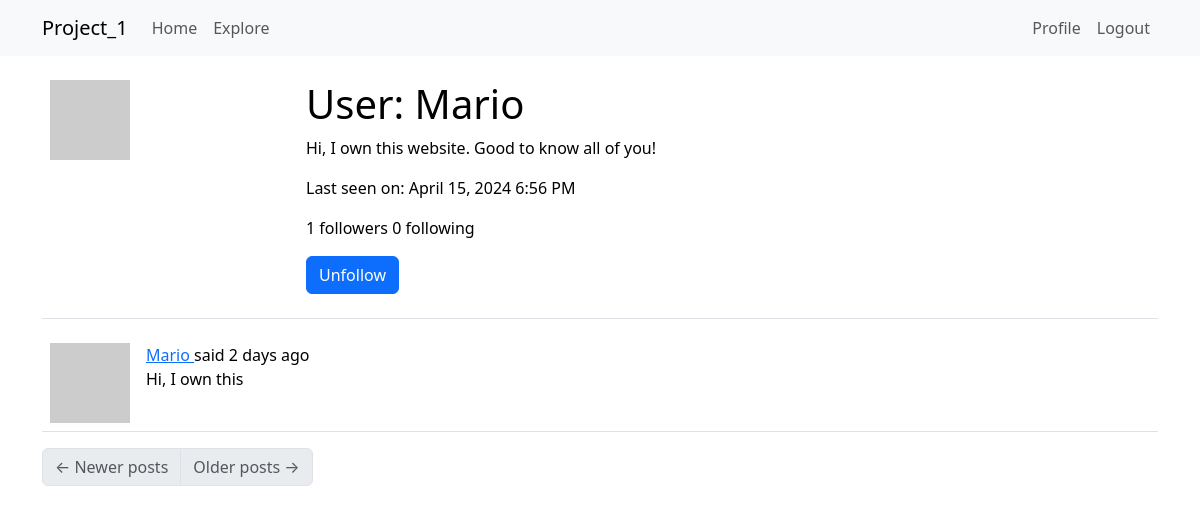
The app's page /user/Mario (signed in), older data.
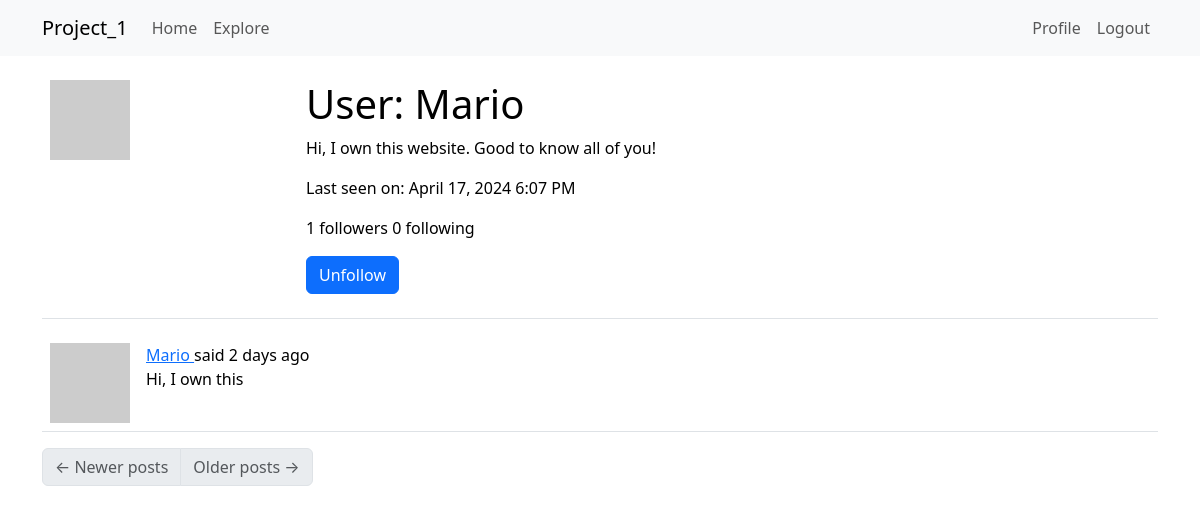
The same page, newer data.
### app/models.py (models this page shows, shortened)
class User(UserMixin, db.Model):
    id: so.Mapped[int] = so.mapped_column(primary_key=True)
    username: so.Mapped[str] = so.mapped_column(sa.String(64), index=True, unique=True)
    email: so.Mapped[str] = so.mapped_column(sa.String(120), index=True, unique=True)
    password_hash: so.Mapped[Optional[str]] = so.mapped_column(sa.String(256))
    posts: so.WriteOnlyMapped['Post'] = so.relationship(back_populates='author')
    about_me: so.Mapped[Optional[str]] = so.mapped_column(sa.String(140))
    last_seen: so.Mapped[Optional[datetime]] = so.mapped_column(default=lambda: datetime.now(timezone.utc))
    following: so.WriteOnlyMapped['User'] = so.relationship(
        secondary=followers, primaryjoin=(followers.c.follower_id == id),
        secondaryjoin=(followers.c.followed_id ==id),
        back_populates='followers')
    followers: so.WriteOnlyMapped['User'] = so.relationship(
        secondary=followers, primaryjoin=(followers.c.followed_id == id),
        secondaryjoin=(followers.c.follower_id ==id),
        back_populates='following')
    def avatar(self, size):
        digest = md5(self.email.lower().encode('utf-8')).hexdigest()
        return f'https://www.gravatar.com/avatar/{digest}?d=identicon&s={size}'
    def is_following(self, user):
        query = self.following.select().where(User.id == user.id)
        return db.session.scalar(query) is not None
    def followers_count(self):
        query = sa.select(sa.func.count()).select_from(
            self.followers.select().subquery())
        return db.session.scalar(query)
    def following_count(self):
        query = sa.select(sa.func.count()).select_from(
            self.following.select().subquery())
        return db.session.scalar(query)

class Post(db.Model):
    id: so.Mapped[int] = so.mapped_column(primary_key=True)
    body: so.Mapped[str] = so.mapped_column(sa.String(140))
    timestamp: so.Mapped[datetime] = so.mapped_column(index=True, default=lambda: datetime.now(timezone.utc))
    user_id: so.Mapped[int] = so.mapped_column(sa.ForeignKey(User.id), index=True)
    author: so.Mapped[User] = so.relationship(back_populates='posts')
    language: so.Mapped[Optional[str]] = so.mapped_column(sa.String(5))

### app/main/routes.py (the view)
@bp.route('/user/<username>')
@login_required
def user(username):
    user = db.first_or_404(sa.select(User).where(User.username == username))
    page = request.args.get('page', 1, type=int)
    query = user.posts.select().order_by(Post.timestamp.desc())
    posts = db.paginate(query, page=page,
                        per_page=current_app.config['POSTS_PER_PAGE'],
                        error_out=False)
    next_url = url_for('main.user', username=user.username, page=posts.next_num) \
        if posts.has_next else None
    prev_url = url_for('main.user', username=user.username, page=posts.prev_num) \
        if posts.has_prev else None
    form = EmptyForm()
    return render_template('user.html', user=user, posts=posts.items,
                            next_url=next_url, prev_url=prev_url, form=form)

### app/main/forms.py
class EmptyForm(FlaskForm):
    submit = SubmitField(_l('Submit'))

### app/__init__.py (called while the page is built)
def get_locale():
    return request.accept_languages.best_match(current_app.config['LANGUAGES'])

### app/main/routes.py (called while the page is built)
@bp.before_app_request
def before_request():
    if current_user.is_authenticated:
        current_user.last_seen = datetime.now(timezone.utc)
        db.session.commit()
    g.locale = str(get_locale())

### app/models.py (called while the page is built)
@login.user_loader
def load_user(id):
    return db.session.get(User, int(id))

### app/templates/user.html (shortened to what this page needs)
{% extends "base.html" %}
{% block content %}
    <table class="table table-hover">
        <tr>
            <td width="256px"><img src="{{ user.avatar(256) }}"></td>
            <td>
                <h1>{{ _('User') }}: {{ user.username }}</h1>
                {% if user.about_me %}<p>{{ user.about_me }}</p>{% endif %}
                {% if user.last_seen %}
                <p>Last seen on: {{ moment(user.last_seen).format('LLL') }}</p>
                {% endif %}
                <p>{{ _('%(count)d followers', count=user.followers_count()) }} {{ _('%(count)d following', count=user.following_count()) }}</p>
                {% if user == current_user %}
                <p><a href="{{ url_for('main.edit_profile') }}">{{ _('Edit your profile') }}</a></p>
                {% else %}
                <p>
                    <form action="{{ url_for('main.unfollow', username=user.username) }}" method="post">
                        {{ form.submit(value=_('Unfollow'), class_='btn btn-primary') }}
                    </form>
                </p>
                {% endif %}
            </td>
        </tr>
    </table>
    {% for post in posts %}
        {% include '_post.html' %}
    {% endfor %}
    <nav aria-label="Post navigation">
        <ul class="pagination">
            <li class="page-item{% if not prev_url %} disabled{% endif %}">
                <a class="page-link" href="{{ prev_url }}">
                    <span aria-hidden="true">&larr;</span> {{ _('Newer posts') }}
                </a>
            </li>
            <li class="page-item{% if not next_url %} disabled{% endif %}">
                <a class="page-link" href="{{ next_url }}">
                    {{ _('Older posts') }} <span aria-hidden="true">&rarr;</span>
                </a>
            </li>
        </ul>
    </nav>
{% endblock %}

### app/templates/base.html (shortened to what this page needs)
<!DOCTYPE html>
<html lang="en">
    <head>
        <link
            href="https://cdn.jsdelivr.net/npm/bootstrap@5.3.2/dist/css/bootstrap.min.css"
            rel="stylesheet"
>
    </head>
    <body>
        <nav class="navbar navbar-expand-lg bg-body-tertiary">
            <div class="container">
                <a class="navbar-brand" href="{{ url_for('main.index') }}">Project_1</a>
                <div class="collapse navbar-collapse" id="navbarSupportedContent">
                    <ul class="navbar-nav me-auto mb-2 mb-lg-0">
                        <li class="nav-item">
                            <a class="nav-link" aria-current="page" href="{{ url_for('main.index') }}">{{ _('Home') }}</a>
                        </li>
                        <li class="nav-item">
                            <a class="nav-link" aria-current="page" href="{{ url_for('main.explore') }}">{{ _('Explore') }}</a>
                        </li>
                    </ul>
                    <ul class="navbar-nav mb-2 mb-lg-0">
                        {% if current_user.is_anonymous %}
                        <li class="nav-item">
                            <a class="nav-link" aria-current="page" href="{{ url_for('auth.login') }}">{{ _('Login') }}</a>
                        </li>
                        {% else %}
                        <li class="nav-item">
                            <a class="nav-link" aria-current="page" href="{{ url_for('main.user', username=current_user.username) }}">{{ _('Profile') }}</a>
                        </li>
                        <li class="nav-item">
                            <a class="nav-link" aria-current="page" href="{{ url_for('auth.logout') }}">{{ _('Logout') }}</a>
                        </li>
                        {% endif %}
                    </ul>
                </div>
            </div>
        </nav>
        <div class="container mt-3">
            {% block content %}{% endblock %}
        </div>
    </body>
</html>

### app/templates/_post.html (shortened to what this page needs)
        <table class="table table-hover">
            <tr>
                <td width="70px">
                    <a href="{{ url_for('main.user', username=post.author.username) }}">
                        <img src="{{ post.author.avatar(70) }}">
                    </a>
                </td>
                <td>
                    {{ _('%(username)s said %(when)s',
                        username=user_link, when=moment(post.timestamp).fromNow()) }}
                    <br>
                    {{ post.body }}
                </td>
            </tr>
        </table>

Row changes from the older to the newer data that the page shows:
changed User "Mario": last_seen "April 15, 2024 6:56 PM" → "April 17, 2024 6:07 PM"
